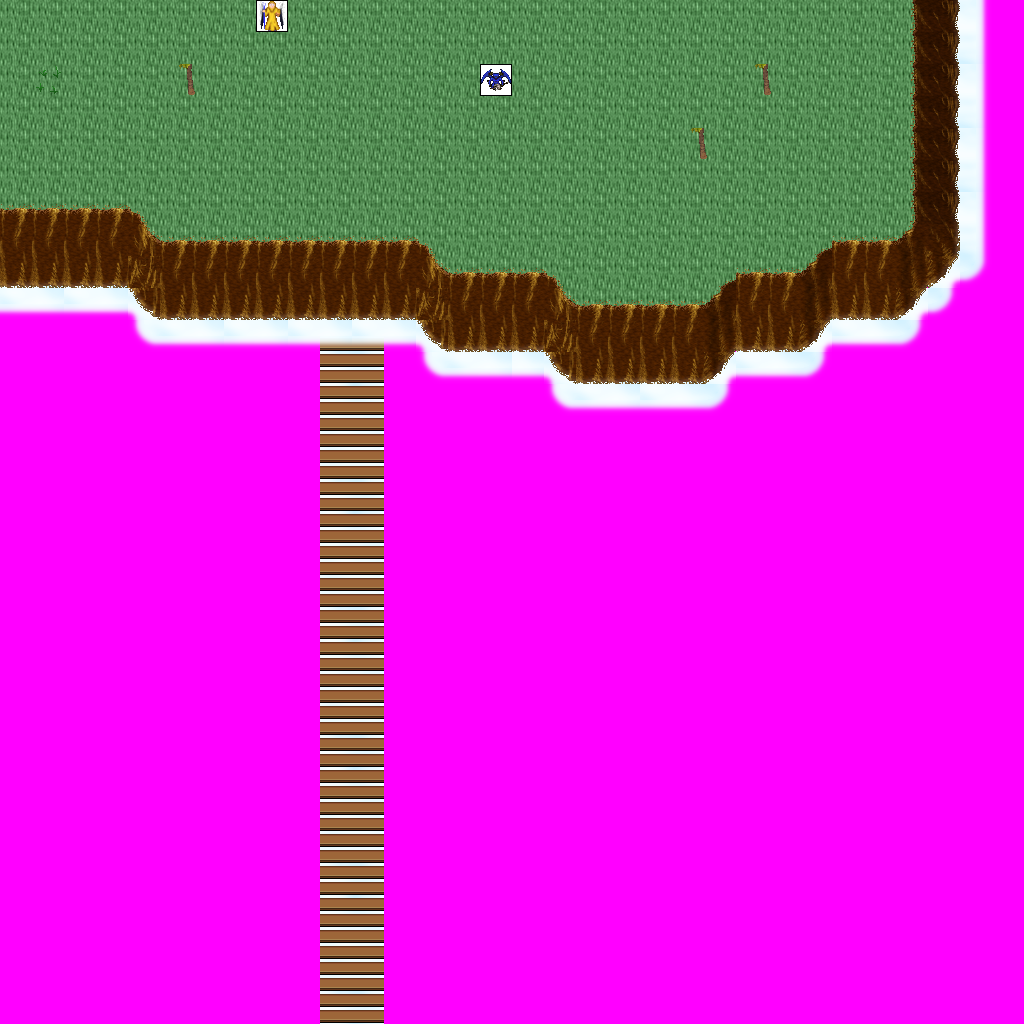

The image is a tile-based game level rendered from a .tmx file. Its description and source (layers, tilesets, objects; grid data summarised) follow:
An orthogonal 32x32 tile map with 32x32 px tiles, 8 tile layers (Ground, Objects, Above, Walkable, ...), 9 tilesets and 8 objects (4x newmap, from_east_0, from_north_0, from_south_0, from_south_1).

<map version="1.0" orientation="orthogonal" width="32" height="32" tilewidth="32" tileheight="32">
 <tileset firstgid="1" name="ground_ground" tilewidth="32" tileheight="32">
  <image source="../drawable/ground_ground.png" width="96" height="352" />
 </tileset>
 <tileset firstgid="34" name="ground_ridge_earth_dark" tilewidth="32" tileheight="32">
  <image source="../drawable/ground_ridge_earth_dark.png" width="384" height="256" />
 </tileset>
 <tileset firstgid="130" name="plant_grasses" tilewidth="32" tileheight="32">
  <image source="../drawable/plant_grasses.png" width="96" height="64" />
 </tileset>
 <tileset firstgid="136" name="plant_tree_palm_tree" tilewidth="32" tileheight="32">
  <image source="../drawable/plant_tree_palm_tree.png" width="64" height="96" />
 </tileset>
 <tileset firstgid="142" name="sky_cloud_clouds" tilewidth="32" tileheight="32">
  <image source="../drawable/sky_cloud_clouds.png" width="128" height="256" />
 </tileset>
 <tileset firstgid="174" name="logic_creature_demon" tilewidth="32" tileheight="32">
  <image source="../drawable/logic_creature_demon.png" width="224" height="32" />
 </tileset>
 <tileset firstgid="181" name="object_suspension_bridge" tilewidth="32" tileheight="32">
  <image source="../drawable/object_suspension_bridge.png" width="96" height="256" />
 </tileset>
 <tileset firstgid="205" name="logic_creature_angel" tilewidth="32" tileheight="32">
  <image source="../drawable/logic_creature_angel.png" width="192" height="32" />
 </tileset>
 <tileset firstgid="211" name="walkable_sentinel" tilewidth="32" tileheight="32">
  <image source="../drawable/walkable_sentinel.png" width="32" height="32" />
 </tileset>
 <layer name="Ground" width="32" height="32">
  <data>[1024 cells, 1024 non-empty, 17 distinct tile ids]</data>
 </layer>
 <layer name="Objects" width="32" height="32">
  <data>[1024 cells, 110 non-empty, 5 distinct tile ids]</data>
 </layer>
 <layer name="Above" width="32" height="32">
  <data>[1024 cells, 12 non-empty, 4 distinct tile ids]</data>
 </layer>
 <layer name="Walkable" width="32" height="32">
  <data>[1024 cells, 775 non-empty, 1 distinct tile ids]</data>
 </layer>
 <layer name="Objects_stendhal" width="32" height="32">
  <data>[1024 cells, 335 non-empty, 12 distinct tile ids]</data>
 </layer>
 <layer name="Objects_stendhal2" width="32" height="32">
  <data>[1024 cells, 115 non-empty, 17 distinct tile ids]</data>
 </layer>
 <layer name="Above_stendhal" width="32" height="32">
  <data>[1024 cells, 0 non-empty, 0 distinct tile ids]</data>
 </layer>
 <layer name="Objects_stendhal3" width="32" height="32">
  <data>[1024 cells, 2 non-empty, 2 distinct tile ids]</data>
 </layer>
 <objectgroup name="Mapevents" width="32" height="32">
  <object name="exit_west_0" type="newmap" x="0" y="0" width="32" height="192">
   <properties>
    <property name="map" value="level_6_kikareukin_islands_x2_y1" />
    <property name="place" value="from_west_0" />
   </properties>
  </object>
  <object name="exit_south_0" type="newmap" x="320" y="992" width="64" height="32">
   <properties>
    <property name="map" value="level_6_kikareukin_islands_x3_y2" />
    <property name="place" value="from_south_0" />
   </properties>
  </object>
  <object name="exit_north_0" type="newmap" x="0" y="0" width="416" height="32">
   <properties>
    <property name="map" value="level_6_kikareukin_islands_x3_y0" />
    <property name="place" value="from_north_0" />
   </properties>
  </object>
  <object name="exit_north_1" type="newmap" x="480" y="0" width="416" height="32">
   <properties>
    <property name="map" value="level_6_kikareukin_islands_x3_y0" />
    <property name="place" value="from_north_1" />
   </properties>
  </object>
 </objectgroup>
 <objectgroup name="Spawn" width="32" height="32">
  <object name="from_east_0" x="0" y="96" width="32" height="32" />
  <object name="from_north_0" x="352" y="992" width="32" height="32" />
  <object name="from_south_0" x="192" y="0" width="32" height="32" />
  <object name="from_south_1" x="672" y="0" width="32" height="32" />
 </objectgroup>
 <objectgroup name="Keys" width="32" height="32" />
 <objectgroup name="Replace" width="32" height="32" />
</map>
